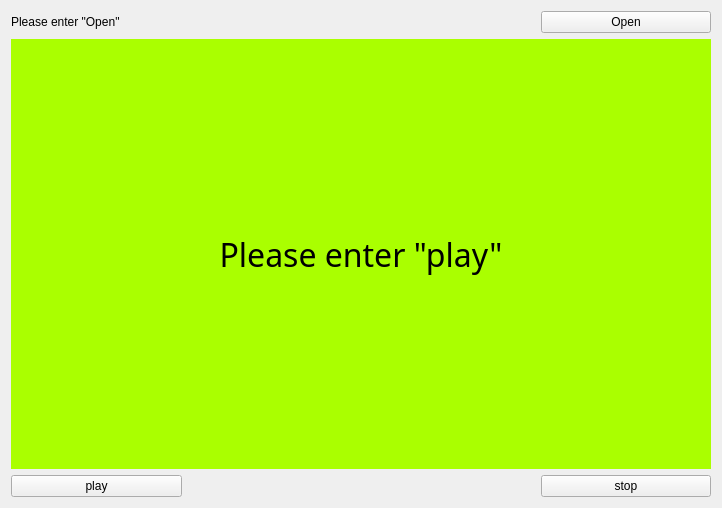
<?xml version="1.0" encoding="UTF-8"?>
<ui version="4.0">
 <class>MainWindow</class>
 <widget class="QMainWindow" name="MainWindow">
  <property name="geometry">
   <rect>
    <x>0</x>
    <y>0</y>
    <width>722</width>
    <height>508</height>
   </rect>
  </property>
  <property name="windowTitle">
   <string>MainWindow</string>
  </property>
  <widget class="QWidget" name="centralWidget">
   <layout class="QGridLayout" name="gridLayout">
    <item row="0" column="0" colspan="3">
     <widget class="QLabel" name="lB_Path">
      <property name="maximumSize">
       <size>
        <width>16777215</width>
        <height>30</height>
       </size>
      </property>
      <property name="text">
       <string>Please enter &quot;Open&quot;</string>
      </property>
     </widget>
    </item>
    <item row="2" column="0">
     <widget class="QPushButton" name="pushButton">
      <property name="text">
       <string>play</string>
      </property>
     </widget>
    </item>
    <item row="0" column="3">
     <widget class="QPushButton" name="pB_Open">
      <property name="text">
       <string>Open</string>
      </property>
     </widget>
    </item>
    <item row="1" column="0" colspan="4">
     <widget class="QLabel" name="label">
      <property name="font">
       <font>
        <family>Agency FB</family>
        <pointsize>24</pointsize>
       </font>
      </property>
      <property name="styleSheet">
       <string notr="true">background-color: rgb(170, 255, 0);</string>
      </property>
      <property name="text">
       <string>Please enter &quot;play&quot;</string>
      </property>
      <property name="alignment">
       <set>Qt::AlignCenter</set>
      </property>
     </widget>
    </item>
    <item row="2" column="3">
     <widget class="QPushButton" name="pB_Stop">
      <property name="text">
       <string>stop</string>
      </property>
     </widget>
    </item>
   </layout>
  </widget>
 </widget>
 <layoutdefault spacing="6" margin="11"/>
 <resources/>
 <connections/>
</ui>
